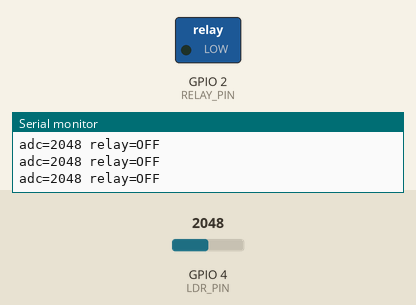
Bench run of a program on a simulated ESP32-S3. On the bench: switched loads named in the program (green lamp = pin HIGH), the last lines printed to the serial monitor. The inputs (shaded band) are chosen by the test bench; at power-on: GPIO 4 (LDR_PIN) = 2048 (analog values on the 0–4095 scale).

Above: at 1.2 s.
1.3 s: GPIO 4 (LDR_PIN) set to 540
3.2 s: GPIO 4 (LDR_PIN) set to 476
At 4.1 s:
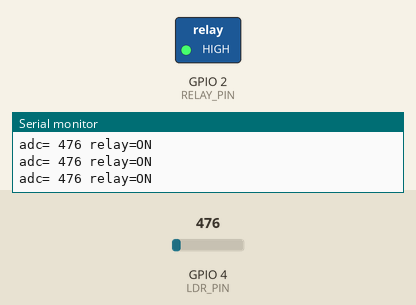
4.7 s: GPIO 4 (LDR_PIN) set to 1228
At 5.3 s:
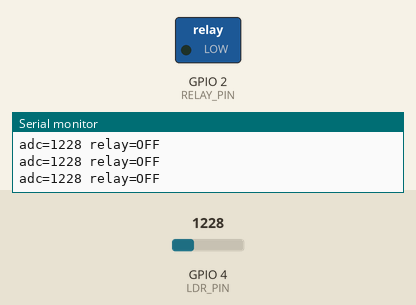
6.2 s: GPIO 4 (LDR_PIN) set to 491
At 7.6 s:
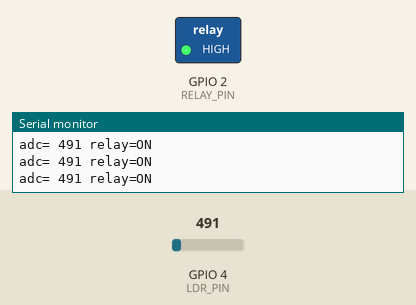
Timing chart, 0 to 8.7 s (numbered marks = the images above; inputs shaded):
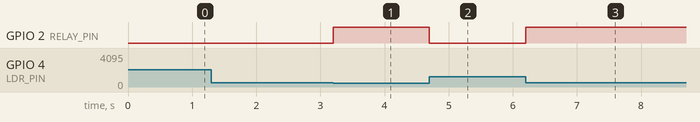

The program:

main.cpp
```cpp
#include <Arduino.h>

// Сутінковий перемикач: LDR → АЦП → гістерезис → GPIO2 → BC547B → модуль реле
#define LDR_PIN   4  // ADC1_CH3: середня точка LDR (до 3V3) + 10 кОм (до GND)
#define RELAY_PIN 2  // → 10 кОм → база BC547B

// LDR зверху: темніше → менша напруга → менше число АЦП.
// Пороги підібрані за Serial на моїй макетці: кімната ≈ 690, LDR під долонею ≈ 350.
// Проміжок 100 більший за шум АЦП (±20), тож реле не клацає.
#define DARK      500  // нижче — темно: вмикаємо
#define LIGHT     600  // вище — світло: вимикаємо
#define PERIOD_MS 100

bool relayOn = false;
uint32_t last = 0;

void setup() {
  Serial.begin(115200);
  analogReadResolution(12);                    // 0…4095
  analogSetPinAttenuation(LDR_PIN, ADC_11db);  // до ≈3,1 В
  pinMode(RELAY_PIN, OUTPUT);
  digitalWrite(RELAY_PIN, LOW);  // VT1 закритий → IN = 5 В → реле вимкнене
}

void loop() {
  if (millis() - last < PERIOD_MS) return;
  last += PERIOD_MS;  // крок не «повзе», навіть якщо цикл запізнився

  // 1. Зчитати АЦП
  int adc = analogRead(LDR_PIN);

  // 2. Порівняти з порогами (гістерезис)
  if (adc < DARK) {
    relayOn = true;   // темно
  } else if (adc > LIGHT) {
    relayOn = false;  // світло
  }                   // між порогами — нічого не міняємо

  // 3. HIGH → VT1 відкритий → IN ≈ 0 В → реле вмикається
  digitalWrite(RELAY_PIN, relayOn);
  Serial.printf("adc=%4d relay=%s\n", adc, relayOn ? "ON" : "OFF");
}
```

Measured:
- the behaviour switches between 500 and 499 on GPIO 4 (LDR_PIN) (found by bisection; images 0 and 1)
- after the input at 3.2 s, GPIO 2 (RELAY_PIN): LOW → HIGH at once
- after the input at 4.7 s, GPIO 2 (RELAY_PIN): HIGH → LOW at once
- after the input at 6.2 s, GPIO 2 (RELAY_PIN): LOW → HIGH at once
